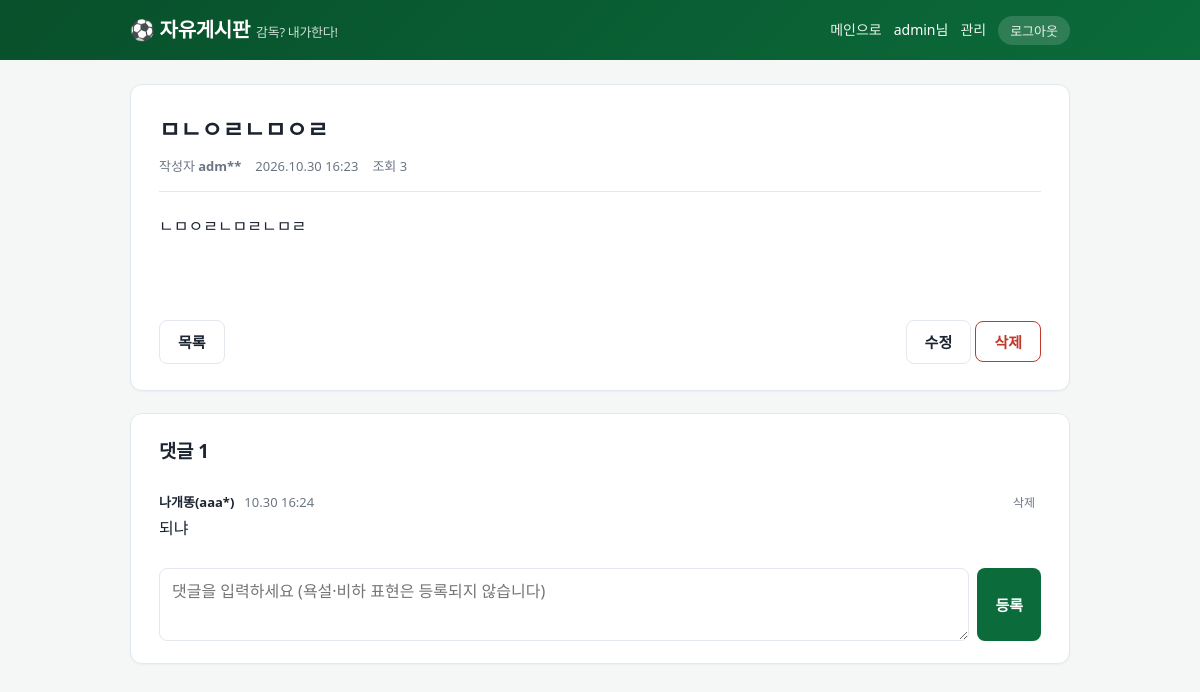
/board/1/ (signed in), run on the app's committed database.
### board/models.py (models this page shows, shortened)
class _Moderated(models.Model):
    OK, DELETED = 'ok', 'deleted'
    STATUS = [(OK, '정상'), (DELETED, '삭제됨 (규정 위반)')]
    status = models.CharField('상태', max_length=10, choices=STATUS, default=OK, db_index=True)
    deleted_reason = models.CharField('삭제 사유', max_length=200, blank=True)
    deleted_at = models.DateTimeField(null=True, blank=True)
    class Meta:
        abstract = True

class Post(_Moderated):
    author = models.ForeignKey(User, on_delete=models.CASCADE, related_name='board_posts')
    title = models.CharField('제목', max_length=100)
    content = models.TextField('내용')
    views = models.PositiveIntegerField('조회수', default=0)
    created_at = models.DateTimeField(auto_now_add=True)
    updated_at = models.DateTimeField(auto_now=True)
    class Meta:
        ordering = ['-created_at', '-id']

class Comment(_Moderated):
    post = models.ForeignKey(Post, on_delete=models.CASCADE, related_name='comments')
    author = models.ForeignKey(User, on_delete=models.CASCADE, related_name='board_comments')
    content = models.CharField('댓글', max_length=500)
    created_at = models.DateTimeField(auto_now_add=True)
    class Meta:
        ordering = ['created_at', 'id']

class Profile(models.Model):
    user = models.OneToOneField(User, on_delete=models.CASCADE, related_name='profile')
    nickname = models.CharField('별명', max_length=12, unique=True)
    created_at = models.DateTimeField(auto_now_add=True)

### board/views.py (the view, shortened to what this page needs)
# urls.py: path('<int:pk>/', views.post_detail, name='detail'),
@member_required
def post_detail(request, pk):
    post = get_object_or_404(
        Post.objects.select_related(
            'author__profile'
        ),
        pk=pk,
    )
    viewed = request.session.get(
        'board_viewed',
        [],
    )
    if pk not in viewed:
        Post.objects.filter(pk=pk).update(
            views=F('views') + 1,
        )
        post.views += 1
        request.session['board_viewed'] = (
            viewed + [pk]
        )[-200:]
    comments = (
        post.comments
        .filter(status=Comment.OK)
        .select_related('author__profile')
    )
    return render(
        request,
        'board/detail.html',
        {
            'post': post,
            'comments': comments,
            'form': CommentForm(),
            'is_owner': (
                post.author_id == request.user.id
            ),
        },
    )

### board/forms.py (shortened to what this page needs)
class CommentForm(forms.ModelForm):
    class Meta:
        model = Comment
        fields = ['content']

### board/templatetags/board_tags.py (called while the page is built)
@register.filter
def nick(user):
    try:
        return user.profile.nickname
    except Exception:
        return user.get_username()

@register.filter
def who(user):
    from board.matchbot import BOT_USERNAME
    u = user.get_username()
    try:
        nickname = user.profile.nickname
    except Exception:
        nickname = ''
    if u == BOT_USERNAME:
        return f'🤖 {nickname or "AI 해설위원"}'
    masked = u[:3] + '*' * max(len(u) - 3, 0)
    return f'{nickname}({masked})' if nickname else masked

### board/views.py (called while the page is built, shortened)
def member_required(view):
    @wraps(view)
    def wrapper(request, *args, **kwargs):
        return view(request, *args, **kwargs)
    return wrapper

### board/templates/board/detail.html (shortened to what this page needs)
{% extends 'board/base.html' %}{% load board_tags %}
{% block content %}
<article class="card post">
  <h2>{{ post.title }}</h2>
  <div class="meta"><span>작성자 <b>{{ post.author|who }}</b></span><span>{{ post.created_at|date:"Y.m.d H:i" }}</span>
    {% if post.updated_at|date:"YmdHi" != post.created_at|date:"YmdHi" %}<span>(수정됨)</span>{% endif %}<span>조회 {{ post.views }}</span></div>
  <div class="body">{{ post.content }}</div>
  <div class="actions">
    <a class="btn sub" href="{% url 'board:list' %}">목록</a>
    <span>
      {% if is_owner %}<a class="btn sub" href="{% url 'board:edit' post.pk %}">수정</a>{% endif %}
      {% if is_owner or user.is_staff %}
      <form method="post" action="{% url 'board:delete' post.pk %}" onsubmit="return confirm('정말 삭제할까요?')">{% csrf_token %}<button class="btn danger" type="submit">삭제</button></form>
      {% endif %}
    </span>
  </div>
</article>
<section class="card comments" id="comments">
  <h3>댓글 {{ comments|length }}</h3>
  {% for c in comments %}
  <div class="c">
    <div class="h"><b>{{ c.author|who }}</b><span>{{ c.created_at|date:"m.d H:i" }}</span>
      {% if c.author_id == user.id or user.is_staff %}
      <form method="post" action="{% url 'board:comment_delete' c.pk %}" onsubmit="return confirm('댓글을 삭제할까요?')">{% csrf_token %}<button type="submit">삭제</button></form>
      {% elif post.status == 'ok' %}
      <form method="post" action="{% url 'board:comment_report' c.pk %}" onsubmit="return confirm('이 댓글을 신고할까요?')">{% csrf_token %}<button type="submit">신고</button></form>
      {% endif %}
    </div>
    <p>{{ c.content }}</p>
  </div>
  {% empty %}
  <p class="muted">첫 댓글을 남겨보세요.</p>
  {% endfor %}
  {% if post.status == 'ok' %}
  <form class="cform" method="post" action="{% url 'board:comment' post.pk %}">{% csrf_token %}
    <textarea name="content" maxlength="500" placeholder="댓글을 입력하세요 (욕설·비하 표현은 등록되지 않습니다)" required></textarea>
    <button class="btn" type="submit">등록</button>
  </form>
  {% endif %}
</section>
{% endblock %}

### .site_nav_backups/20261030_164808_005992/board/templates/board/base.html (shortened to what this page needs)
{% load static board_tags %}<!DOCTYPE html>
<html lang="ko">
<head>
<link rel="stylesheet" href="{% static 'board/board.css' %}">
</head>
<body>
<header class="bd-head"><div class="in">
  <a class="bd-logo" href="{% url 'board:list' %}">⚽ 자유게시판<small>감독? 내가한다!</small></a>
  <nav class="bd-nav">
    <a href="/">메인으로</a>
    {% if user.is_authenticated %}
      <span>{{ user|nick }}님</span>
      {% if user.is_staff %}<a href="/admin/board/">관리</a>{% endif %}
      <form method="post" action="{% url 'board:logout' %}">{% csrf_token %}<button type="submit">로그아웃</button></form>
    {% else %}
      <a href="{% url 'board:login' %}">로그인</a>
      <a href="{% url 'board:signup' %}">회원가입</a>
    {% endif %}
  </nav>
</div></header>
<main class="bd-wrap">
{% block content %}{% endblock %}
</main>
</body>
</html>

### board/static/board/board.css (style rules this page uses)
:root { --pitch:#0b6b3a; --pitch-d:#08502b; --ink:#1b2430; --muted:#6b7684; --line:#e3e8ee; --bg:#f4f7f5; --card:#fff; --accent:#f2b705; --danger:#c0392b; --ok:#1e8449; --radius:12px; }
* { box-sizing:border-box }
body { margin:0;font-family:system-ui,'Malgun Gothic','Apple SD Gothic Neo',sans-serif;background:var(--bg);color:var(--ink);line-height:1.6 }
a { color:inherit;text-decoration:none }
.bd-head { background:linear-gradient(135deg,var(--pitch-d),var(--pitch));color:#fff }
.bd-head .in { max-width:980px;margin:0 auto;padding:14px 20px;display:flex;align-items:center;gap:16px;flex-wrap:wrap }
.bd-logo { font-size:20px;font-weight:800;letter-spacing:-.3px }
.bd-logo small { font-weight:500;opacity:.8;margin-left:6px;font-size:13px }
.bd-nav { margin-left:auto;display:flex;align-items:center;gap:12px;font-size:14px;flex-wrap:wrap }
.bd-nav a,.bd-nav button { color:#fff;opacity:.92 }
.bd-nav form { display:inline }
.bd-nav button { background:rgba(255,255,255,.16);border:0;padding:5px 12px;border-radius:999px;cursor:pointer;font-size:13px }
.bd-wrap { max-width:980px;margin:0 auto;padding:24px 20px 60px }
.card { background:var(--card);border:1px solid var(--line);border-radius:var(--radius);box-shadow:0 1px 2px rgba(0,0,0,.04) }
.btn { display:inline-block;border:0;border-radius:8px;padding:9px 18px;font-size:15px;font-weight:600;cursor:pointer;background:var(--pitch);color:#fff }
.btn.sub { background:transparent;color:var(--ink);border:1px solid var(--line) }
.btn.danger { background:transparent;color:var(--danger);border:1px solid var(--danger) }
.post { padding:26px 28px }
.post h2 { margin:0 0 8px;font-size:23px }
.meta { display:flex;gap:14px;flex-wrap:wrap;color:var(--muted);font-size:13px;padding-bottom:14px;border-bottom:1px solid var(--line) }
.body { padding:22px 0;white-space:pre-wrap;word-break:break-word;min-height:120px }
.actions { display:flex;gap:8px;flex-wrap:wrap;justify-content:space-between;margin-top:8px }
.actions form { display:inline }
.comments { margin-top:22px;padding:22px 28px }
.comments h3 { margin:0 0 14px }
.c { padding:12px 0;border-bottom:1px solid var(--line) }
.c:last-of-type { border-bottom:0 }
.c .h { display:flex;gap:10px;align-items:center;font-size:13px;color:var(--muted) }
.c .h b { color:var(--ink) }
.c .h form { display:inline;margin-left:auto }
.c .h form button { background:none;border:0;color:var(--muted);cursor:pointer;font-size:12px }
.c p { margin:4px 0 0;white-space:pre-wrap;word-break:break-word }
.cform { display:flex;gap:8px;margin-top:14px }
.cform textarea { flex:1;min-height:70px }
input[type=text],input[type=password],textarea { width:100%;padding:10px 12px;border:1px solid var(--line);border-radius:8px;font:inherit;background:var(--card);color:var(--ink) }

### data on the page
Post: title "ㅁㄴㅇㄹㄴㅁㅇㄹ", author|who "adm**", created_at "2026.10.30 16:23", views "3", content "ㄴㅁㅇㄹㄴㅁㄹㄴㅁㄹ"
Comment: author|who "나개똥(aaa*)", created_at "10.30 16:24", shows "삭제", content "되냐"

### other printed values
{{ user|nick }} "admin"
{{ comments|length }} "1"
